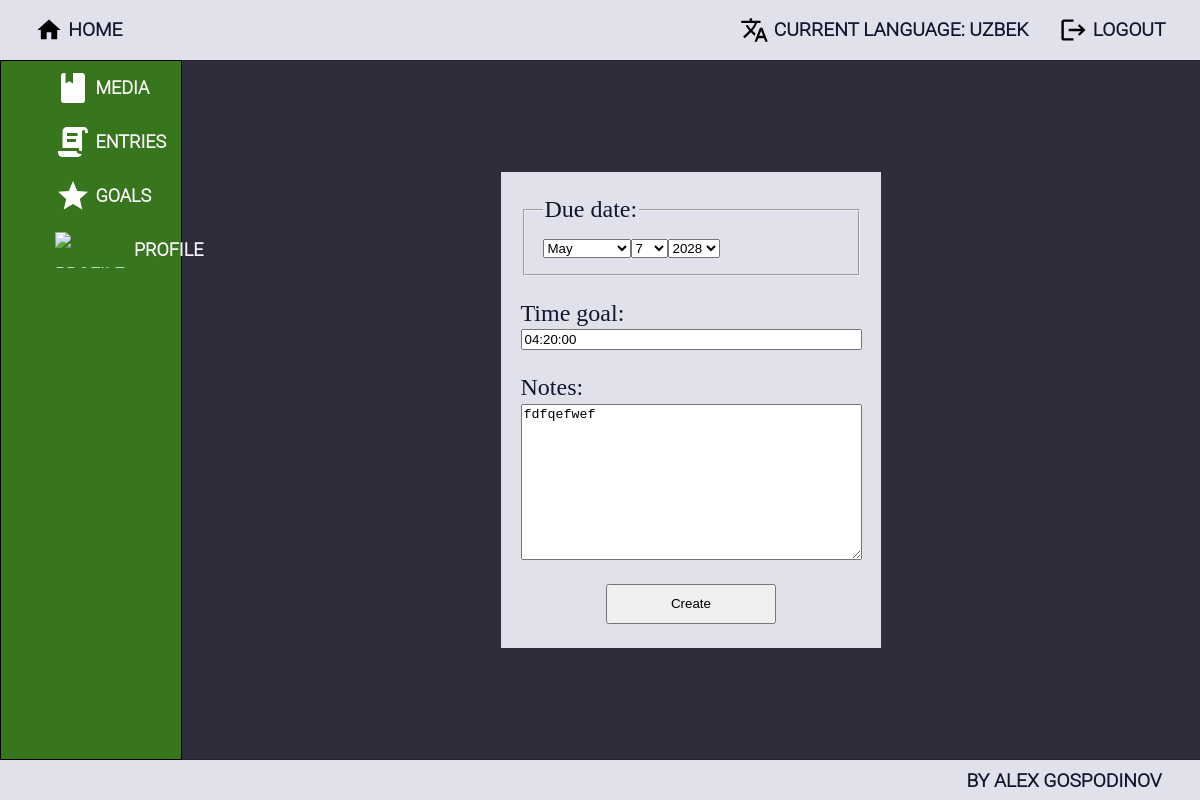
The app's page /goals/listening/1/edit/ (signed in) with its own data.
### ImmersionTracker/accounts/models.py (models this page shows, shortened)
class ImmersionTrackerUser(auth_models.AbstractBaseUser, auth_models.PermissionsMixin):
    MAX_EMAIL_LENGTH = 150
    MAX_FIRST_NAME_LENGTH = 150
    MAX_LAST_NAME_LENGTH = 150
    email = models.EmailField(
        _("email address"),
        max_length=MAX_EMAIL_LENGTH,
        unique=True,
        error_messages={
            "unique": _("A user with that email already exists."),
        },
    )
    first_name = models.CharField(_("first name"), max_length=MAX_FIRST_NAME_LENGTH, blank=True)
    last_name = models.CharField(_("last name"), max_length=MAX_LAST_NAME_LENGTH, blank=True)
    is_staff = models.BooleanField(
        _("staff status"),
        default=False,
        help_text=_("Designates whether the user can log into this admin site."),
    )
    is_active = models.BooleanField(
        _("active"),
        default=True,
        help_text=_(
            "Designates whether this user should be treated as active. "
            "Unselect this instead of deleting accounts."
        ),
    )
    date_joined = models.DateTimeField(_("date joined"), default=timezone.now)
    object = ImmersionTrackerUserManager()
    USERNAME_FIELD = 'email'

class Profile(models.Model):
    NICKNAME_MAX_LENGTH = 20
    nickname = models.CharField(
        max_length=NICKNAME_MAX_LENGTH,
        blank=True,
        null=True,
    )
    current_language = models.ForeignKey('languages.Language', on_delete=models.SET_NULL, blank=True, null=True)
    user = models.OneToOneField(
        ImmersionTrackerUser,
        on_delete=models.CASCADE,
        related_name='profile',
        primary_key=True,
    )
    profile_picture = models.URLField(
        blank=True,
        null=True,
    )

### ImmersionTracker/languages/models.py (models this page shows, shortened)
class Language(HasOwnerProfile, models.Model):
    LANGUAGE_NAME_MAX_LENGTH = 20
    name = models.CharField(
        max_length=LANGUAGE_NAME_MAX_LENGTH,
        null=False,
        blank=False,
    )

### ImmersionTracker/goals/models.py (models this page shows, shortened)
class BaseGoal(models.Model):
    NOTES_MAX_LENGTH = 300
    GOAL_NAME_MAX_LENGTH = 20
    due_date = models.DateField(
        blank=True,
        null=True,
    )
    language = models.ForeignKey(
        'languages.Language',
        on_delete=models.CASCADE,
        related_name='%(class)s',
        blank=False,
        null=False,
    )
    user_profile = models.ForeignKey(
        'accounts.Profile',
        on_delete=models.CASCADE,
        blank=False,
        null=False,
    )
    notes = models.TextField(
        max_length=NOTES_MAX_LENGTH,
        blank=True,
        null=True,
    )
    created_on = models.DateField(
        auto_now_add=True,
    )
    edited_on = models.DateField(
        auto_now=True,
    )
    class Meta:
        abstract = True

class ListeningGoal(BaseGoal):
    time_goal = models.DurationField(
        blank=False,
        null=False,
    )

### ImmersionTracker/goals/views.py (the view)
# urls.py: path('<int:pk>/edit/', ListeningGoalEditView.as_view(), name='listening_goal_edit'),
class ListeningGoalEditView(LoginRequiredMixin, PermissionRequiredMixin, UserOwnsObjectMixin,
                            QuerysetByProfileAndLanguageMixin, views.UpdateView):
    permission_required = 'goals.change_listeninggoal'
    template_name = 'goals/listening_goal_edit.html'
    current_model = ListeningGoal
    form_class = ListeningGoalForm
    success_url = reverse_lazy('all_goals')

### ImmersionTracker/goals/forms.py
class ListeningGoalForm(ModelForm):
    class Meta:
        model = ListeningGoal
        fields = ('due_date', 'time_goal', 'notes')
        widgets = {
            'due_date': SelectDateWidget
        }

### ImmersionTracker/core/mixins.py (called while the page is built)
    def check_object_owner(self):
        object = super().get_object()
        if not self.request.user.is_authenticated or object.user_profile != get_current_profile(self.request):
            return self.handle_no_permission()

    def get(self, *args, **kwargs):
        return self.check_object_owner() or super().get(*args, **kwargs)

    def dispatch(self, request, *args, **kwargs):
        if not get_current_language(request):
            return redirect('no_current_language')
        return super().dispatch(request, *args, **kwargs)

    def get_queryset(self):
        queryset = self.current_model.objects.filter(user_profile=get_current_profile(self.request),
                                                     language=get_current_language(self.request))
        return queryset

### ImmersionTracker/utils.py (called while the page is built)
def get_current_profile(request):
    return Profile.objects.get(user_id=request.user.id)

def get_current_language(request):
    return get_current_profile(request).current_language

### templates/goals/listening_goal_edit.html (shortened to what this page needs)
{% extends 'base.html' %}
{% block main_content %}
    <div class="form-wrapper">
        <form action="{% url 'listening_goal_edit' pk=object.pk %}" method="post">
            {{ form }}
            <button type="submit"> Create </button>
        </form>
    </div>
{% endblock %}

### templates/base.html (shortened to what this page needs)
{% load static %}
<!DOCTYPE html>
<html lang="en">
<head>
    <link rel="stylesheet" href="{% static 'style/style.css' %}">
</head>
<body>
    <header>
        <a href="{% url 'index' %}" class="header-nav header-nav-button">
            <img src="{% static 'icons/home.svg' %}" alt="icon-home">
            <span> Home </span>
        </a>
        <div class="navigation">
            <ul class="header-nav logout-and-language">
                {% if request.user.is_authenticated %}
                    <li>
                    <a class="header-nav-button" href="{% url 'languages_index' %}">
                        <img src="{% static 'icons/language.svg' %}" alt="icon-language">
                        <span>Current Language:
                            {% if request.user.profile.current_language %}
                                {{ request.user.profile.current_language.name }}
                            {% else %}
                                None
                            {% endif %}
                        </span>
                    </a>
                    </li>
                    <li>
                        <a class="header-nav-button" href="{% url 'logout' %}">
                            <img src="{% static 'icons/logout.svg' %}" alt="icon-logout">
                            <span> Logout </span>
                        </a>
                    </li>
                {% endif %}
            </ul>
        </div>
    </header>
    <div class="base-wrapper">
    <div class="sidebar">
        <ul class="sidebar-buttons">
            {% if request.user.is_authenticated %}
                <li class="sidebar-button">
                    <div class="sidebar-button-wrapper">
                        <a class="sidebar-link" href="{% url 'all_media' %}">
                            <img class="sidebar-icon" src="{% static 'icons/media.svg' %}" alt="media-icon">
                            <span>media</span>
                        </a>
                    </div>
                </li>
                <li class="sidebar-button">
                    <div class="sidebar-button-wrapper">
                        <a href="{% url 'all_entries' %}" class="sidebar-link">
                            <img class="sidebar-icon" src="{% static 'icons/entry_text.svg' %}" alt="entry-icon">
                            <span> entries </span>
                        </a>
                    </div>
                </li>
                <li class="sidebar-button">
                    <div class="sidebar-button-wrapper">
                        <a href="{% url 'all_goals' %}" class="sidebar-link">
                            <img class="sidebar-icon" src="{% static 'icons/goal.svg' %}" alt="goal-icon">
                            <span> goals </span>
                        </a>
                    </div>
                </li>
                <li class="sidebar-button">
                    <div class="sidebar-button-wrapper">
                        <a href="{% url 'profile_details' pk=request.user.id %}" class="sidebar-link">
                            <img class="sidebar-icon" src="{% static 'icons/profile.svg' %}" alt="profile-icon">
                            <span> profile </span>
                        </a>
                    </div>
                </li>
            {% endif %}
        </ul>
    </div>
        {% block main_content %}
        {% endblock %}
    </div>
    <footer class="footer">
        <p class="credit">By Alex Gospodinov</p>
    </footer>
</body>
</html>

### staticfiles/style/main.css (style rules this page uses)
body { background-color: #2d2d3b; color: #FCF7FF; height: 100vh; margin: 0; padding: 0; display: flex; flex-direction: column; }
a { color: inherit; text-decoration: none; }
.base-wrapper { flex: 1; display: flex; overflow-y: auto; overflow-x: clip; }
html { overflow: hidden; }

### staticfiles/style/header_footer_and_sidebar.css (style rules this page uses)
header, footer { background-color: #e1e1eb; color: #14142e; font-size: larger; font-family: "Roboto Light", sans-serif; font-weight: bold; text-transform: uppercase; height: 60px; box-shadow: 1px 0 1px black; display: flex; flex-direction: row; align-items: center; }
.footer { height: 40px; justify-content: end; padding-right: 2em; }
.navigation { display: flex; flex-direction: row; justify-content: end; flex: 1; }
.header-nav { list-style-type: none; display: flex; flex-direction: row; margin: 0 1em; }
.header-nav-button { display: flex; align-items: center; padding: 0.5em 0.8em; gap: 5px; border-radius: 8px; }
.header-nav-button > img { height: 1.5em; }
.sidebar { width: 15%; flex-shrink: 0; background-color: #38761d; border: 1px solid black; font-size: large; font-family: "Roboto Light", sans-serif; font-weight: bold; }
.sidebar > ul { list-style-type: none; text-transform: uppercase; }
.sidebar-button-wrapper { display: flex; }
.sidebar-link { width: 100%; height: 100%; display: flex; align-items: center; gap: 0.25em; }
.sidebar-link > img { box-sizing: border-box; height: 2em; margin-left: 3em; }
.sidebar-button { width: 100%; height: 3em; line-height: 3em; text-align: center; }
ul { padding: 0; margin: 0; }

### staticfiles/style/forms.css (style rules this page uses)
.form-wrapper { width: 100%; display: flex; justify-content: center; align-items: center; }
.form-wrapper > form { display: flex; flex-direction: column; background-color: #e1e1eb; color: #14142e; padding: 1em 0.8em; gap: 1em; font-size: x-large; }
.form-wrapper > form > div { display: flex; flex-direction: column; gap: 0.1em; }
.form-wrapper > form > button { width: 50%; height: 3em; margin-left: 25%; }

### records on screen
ImmersionTrackerUser: user.profile.current_language.name "UZBEK"
ListeningGoal: time_goal "04:20:00", notes "fdfqefwef"
